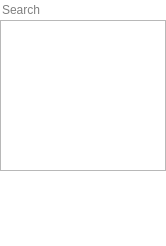
<?xml version="1.0" encoding="UTF-8"?>
<ui version="4.0">
 <class>ComponentTool</class>
 <widget class="QWidget" name="ComponentTool">
  <property name="geometry">
   <rect>
    <x>0</x>
    <y>0</y>
    <width>166</width>
    <height>246</height>
   </rect>
  </property>
  <property name="windowTitle">
   <string>Form</string>
  </property>
  <layout class="QVBoxLayout" name="verticalLayout_3">
   <property name="spacing">
    <number>0</number>
   </property>
   <property name="leftMargin">
    <number>0</number>
   </property>
   <property name="topMargin">
    <number>0</number>
   </property>
   <property name="rightMargin">
    <number>0</number>
   </property>
   <property name="bottomMargin">
    <number>0</number>
   </property>
   <item>
    <layout class="QVBoxLayout" name="verticalLayout_2">
     <item>
      <widget class="QLineEdit" name="searchLineEdit">
       <property name="frame">
        <bool>false</bool>
       </property>
       <property name="placeholderText">
        <string>Search</string>
       </property>
       <property name="clearButtonEnabled">
        <bool>true</bool>
       </property>
      </widget>
     </item>
     <item>
      <widget class="QStackedWidget" name="stackedWidget">
       <property name="currentIndex">
        <number>0</number>
       </property>
       <widget class="QWidget" name="page">
        <layout class="QHBoxLayout" name="horizontalLayout">
         <property name="spacing">
          <number>0</number>
         </property>
         <property name="leftMargin">
          <number>0</number>
         </property>
         <property name="topMargin">
          <number>0</number>
         </property>
         <property name="rightMargin">
          <number>0</number>
         </property>
         <property name="bottomMargin">
          <number>0</number>
         </property>
         <item>
          <widget class="ComponentsTreeWidget" name="treeWidget">
           <property name="frameShape">
            <enum>QFrame::StyledPanel</enum>
           </property>
           <property name="frameShadow">
            <enum>QFrame::Sunken</enum>
           </property>
           <property name="editTriggers">
            <set>QAbstractItemView::NoEditTriggers</set>
           </property>
           <attribute name="headerVisible">
            <bool>false</bool>
           </attribute>
           <column>
            <property name="text">
             <string notr="true">1</string>
            </property>
           </column>
          </widget>
         </item>
        </layout>
       </widget>
       <widget class="QWidget" name="page_2">
        <layout class="QVBoxLayout" name="verticalLayout">
         <property name="spacing">
          <number>0</number>
         </property>
         <property name="leftMargin">
          <number>0</number>
         </property>
         <property name="topMargin">
          <number>0</number>
         </property>
         <property name="rightMargin">
          <number>0</number>
         </property>
         <property name="bottomMargin">
          <number>0</number>
         </property>
         <item>
          <widget class="QListWidget" name="listWidget"/>
         </item>
        </layout>
       </widget>
      </widget>
     </item>
     <item>
      <widget class="QGraphicsView" name="componentView">
       <property name="sizePolicy">
        <sizepolicy hsizetype="Expanding" vsizetype="Fixed">
         <horstretch>0</horstretch>
         <verstretch>0</verstretch>
        </sizepolicy>
       </property>
       <property name="minimumSize">
        <size>
         <width>0</width>
         <height>75</height>
        </size>
       </property>
       <property name="maximumSize">
        <size>
         <width>16777215</width>
         <height>75</height>
        </size>
       </property>
       <property name="frameShape">
        <enum>QFrame::NoFrame</enum>
       </property>
      </widget>
     </item>
    </layout>
   </item>
  </layout>
 </widget>
 <customwidgets>
  <customwidget>
   <class>ComponentsTreeWidget</class>
   <extends>QTreeWidget</extends>
   <header>tools/ComponentTool/componentstreewidget.h</header>
  </customwidget>
 </customwidgets>
 <resources/>
 <connections/>
</ui>
